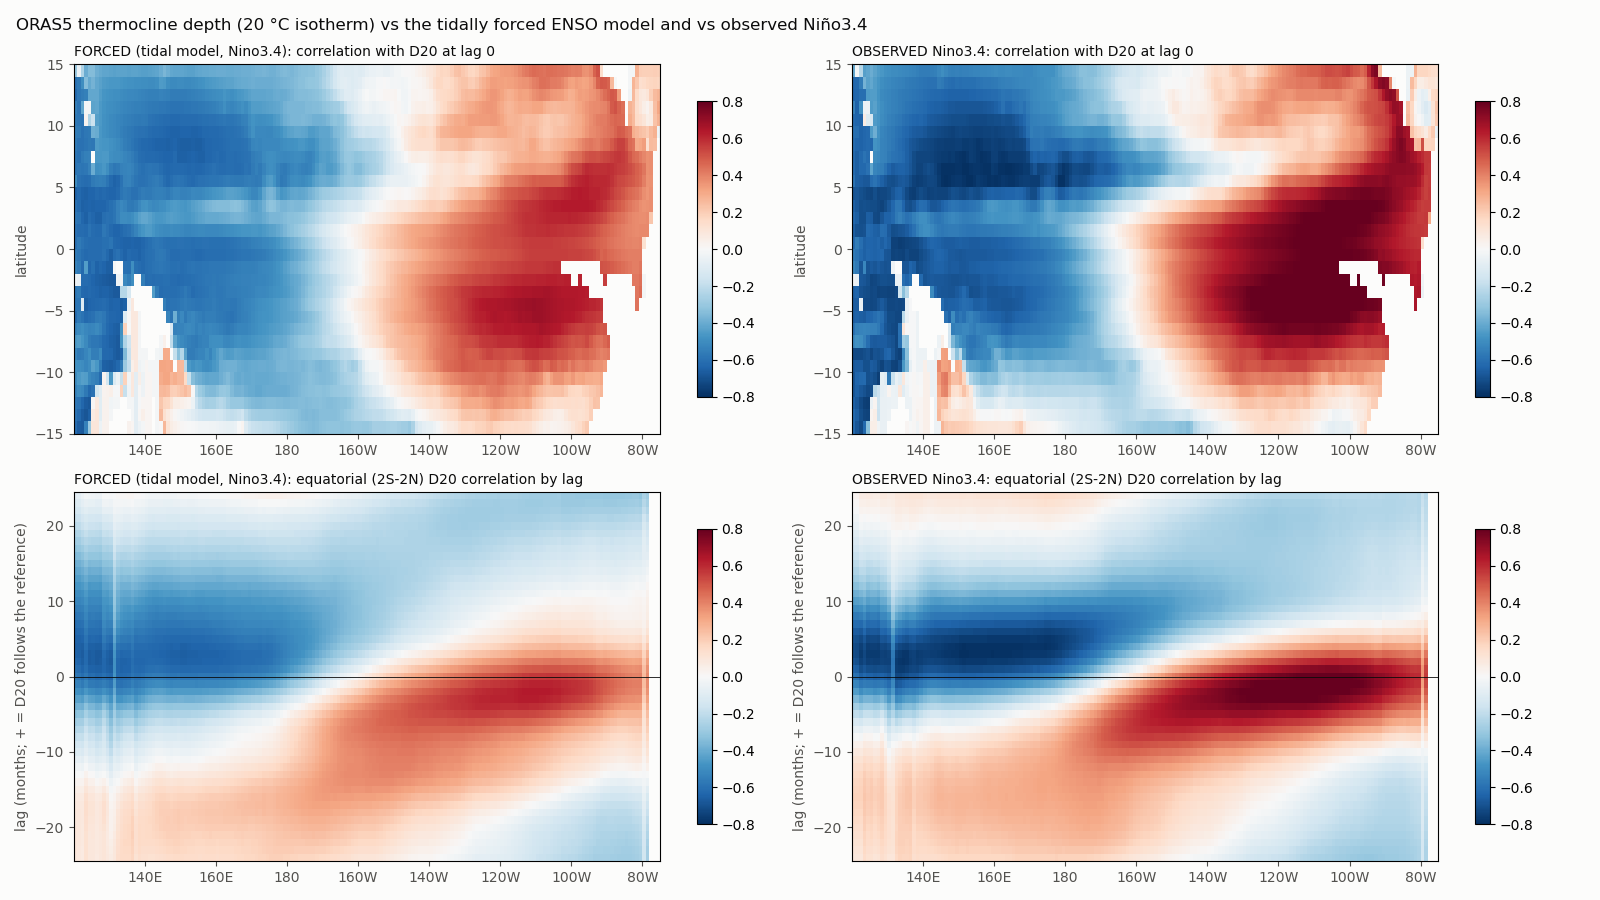

Here is the Python script that generated this plot:
#!/usr/bin/env python3
"""Subsurface (thermocline) response of the tropical Pacific to the tidally forced ENSO model (2026-10-21).

Data: ORAS5 depth of the 20 C isotherm, monthly 1958-2025, 1 x 1 degree boxes 15S-15N, 120E-285E
(experiments/Oct2026_generator/ORAS5/d20_<year>.npz from fetch_d20.py). Anomalies: monthly climatology and a quadratic
trend removed per box; a 3-month running mean. Sign: D20 deeper = positive.
References:
  FORCED   the fitted NINO3.4 model output of the four-region Nino fit (legs/nino4_34_3_12, lte_results.2.csv column 2):
           tidal forcing only, no wind or ocean data enter it.
  OBSERVED Nino3.4 SST (the same run's data column), for comparison.
For each box: correlation with each reference at lags -24..+24 months (positive lag = D20 follows the reference);
the lag of the largest positive correlation (and of the largest negative). Along the equator (2S-2N) and along
off-equatorial bands, the slope of lag against longitude gives the propagation direction and speed:
  eastward at the equator = Kelvin-like; westward off the equator = Rossby-like; together a closed circuit.
Span 1958.0-2022.5 (the manifold's end).
    python3 enso_subsurface_d20.py   -> enso_subsurface_d20.png, digest on stdout
"""
import glob
from pathlib import Path

import matplotlib
import numpy as np

matplotlib.use("Agg")
import matplotlib.pyplot as plt  # noqa: E402

HERE = Path(__file__).resolve().parent
EX = HERE.parent / "experiments"
ORAS = EX / "Oct2026_generator/ORAS5"
NINO = EX / "Oct2026_generator/legs/nino4_34_3_12"
INK, MUTED, GRID, SURF = "#0b0b0b", "#52514e", "#e4e3df", "#fcfcfb"
LAGS = np.arange(-24, 25)
T0, T1 = 1958.0, 2022.5

files = sorted(glob.glob(str(ORAS / "d20_*.npz")))
T = np.concatenate([np.load(f)["time"] for f in files]); D = np.concatenate([np.load(f)["d20"] for f in files])
LAT, LON = np.load(files[0])["lat"], np.load(files[0])["lon"]
o = np.argsort(T); T, D = T[o], D[o]
keep = (T >= T0 - 1e-6) & (T < T1); T, D = T[keep], D[keep]
mon = np.round((T % 1) * 12).astype(int) % 12
A = D.copy()
for m in range(12):
    A[mon == m] -= np.nanmean(D[mon == m], axis=0)
tt = T - T.mean(); X = np.column_stack([np.ones_like(tt), tt, tt ** 2])
flat = A.reshape(len(T), -1); good = np.all(np.isfinite(flat), axis=0)
flat[:, good] -= X @ np.linalg.lstsq(X, flat[:, good], rcond=None)[0]
k3 = np.ones(3) / 3
flat[:, good] = np.apply_along_axis(lambda v: np.convolve(v, k3, "same"), 0, flat[:, good])
A = flat.reshape(A.shape)

nino = np.loadtxt(NINO / "lte_results.2.csv", delimiter=",")
key = {round(x, 3): i for i, x in enumerate(nino[:, 0])}
idx = np.array([key.get(round(x, 3), -1) for x in T]); assert (idx >= 0).all(), "manifold dates do not cover the D20 span"
REF = {"FORCED (tidal model, Nino3.4)": nino[idx, 1], "OBSERVED Nino3.4": nino[idx, 2]}
for k in REF:
    v = REF[k] - np.polyval(np.polyfit(tt, REF[k], 2), tt); REF[k] = np.convolve(v, k3, "same")


def lagcorr(ref):
    z = (ref - ref.mean()) / ref.std(); n = len(z)
    Y = flat[:, good]; Y = (Y - Y.mean(0)) / Y.std(0)
    C = np.full((len(LAGS), flat.shape[1]), np.nan)
    for i, L in enumerate(LAGS):
        a, b = (z[:n - L], Y[L:]) if L >= 0 else (z[-L:], Y[:n + L])
        C[i, good] = (a[:, None] * b).mean(0)
    return C.reshape(len(LAGS), len(LAT), len(LON))


def band_lag(C, lat0, lat1, sign=+1):
    """per longitude: lag of the extreme correlation (sign) averaged over the latitude band, and that correlation"""
    m = (LAT >= lat0) & (LAT <= lat1); c = sign * np.nanmean(C[:, m, :], axis=1)        # (lags, lon)
    i = np.nanargmax(np.where(np.isfinite(c), c, -9), axis=0)
    return LAGS[i].astype(float), sign * c[i, np.arange(len(LON))]


BANDS = [("equator 2S-2N", -2, 2), ("5-8N", 5, 8), ("5-8S", -8, -5)]
res = {}
print(f"D20 span {T[0]:.2f}-{T[-1]:.2f} ({len(T)} months); boxes with complete data {good.sum()} of {good.size}")
for rk, ref in REF.items():
    C = lagcorr(ref); res[rk] = C
    print(f"\n== reference: {rk}")
    for lab, a, b in BANDS:
        for sgn, nm in ((+1, "deepening"), (-1, "shoaling")):
            lag, r = band_lag(C, a, b, sgn); sel = np.isfinite(r) & (np.abs(r) >= 0.25) & (LON < 280)
            if sel.sum() >= 10:
                s, c0 = np.polyfit(LON[sel], lag[sel], 1)
                spd = (111e3 * np.cos(np.radians((a + b) / 2)) / (s * 30.4 * 86400)) if s != 0 else np.inf
                print(f"   {lab:14s} {nm:10s}: |r| up to {np.nanmax(np.abs(r[sel])):.2f} over {sel.sum()} lon; lag from {lag[sel][0]:+.0f} mo (west) to {lag[sel][-1]:+.0f} mo (east); "
                      f"slope {s:+.3f} mo/deg -> {'eastward' if s > 0 else 'westward'} {abs(spd):.2f} m/s")
            else:
                print(f"   {lab:14s} {nm:10s}: too few longitudes with |r| >= 0.25 ({sel.sum()})")

fig, axs = plt.subplots(2, 2, figsize=(16, 9), facecolor=SURF)
for col, (rk, C) in enumerate(res.items()):
    i0 = list(LAGS).index(0)
    ax = axs[0, col]; im = ax.pcolormesh(LON, LAT, C[i0], cmap="RdBu_r", vmin=-0.8, vmax=0.8, shading="auto")
    ax.set_title(f"{rk}: correlation with D20 at lag 0", loc="left", fontsize=10, color=INK); ax.set_ylabel("latitude", color=MUTED)
    fig.colorbar(im, ax=ax, shrink=0.8)
    ax = axs[1, col]; m = (LAT >= -2) & (LAT <= 2); im = ax.pcolormesh(LON, LAGS, np.nanmean(C[:, m, :], axis=1), cmap="RdBu_r", vmin=-0.8, vmax=0.8, shading="auto")
    ax.set_title(f"{rk}: equatorial (2S-2N) D20 correlation by lag", loc="left", fontsize=10, color=INK)
    ax.set_ylabel("lag (months; + = D20 follows the reference)", color=MUTED); ax.axhline(0, color=INK, lw=0.6)
    fig.colorbar(im, ax=ax, shrink=0.8)
for ax in axs.ravel():
    ax.set_facecolor(SURF); ax.tick_params(colors=MUTED)
    ax.set_xticks([140, 160, 180, 200, 220, 240, 260, 280]); ax.set_xticklabels(["140E", "160E", "180", "160W", "140W", "120W", "100W", "80W"])
fig.suptitle("ORAS5 thermocline depth (20 °C isotherm) vs the tidally forced ENSO model and vs observed Niño3.4", x=0.01, ha="left", fontsize=12, color=INK)
fig.tight_layout(); fig.savefig(HERE / "enso_subsurface_d20.png", dpi=100, facecolor=SURF)
print("\nplot: enso_subsurface_d20.png")
